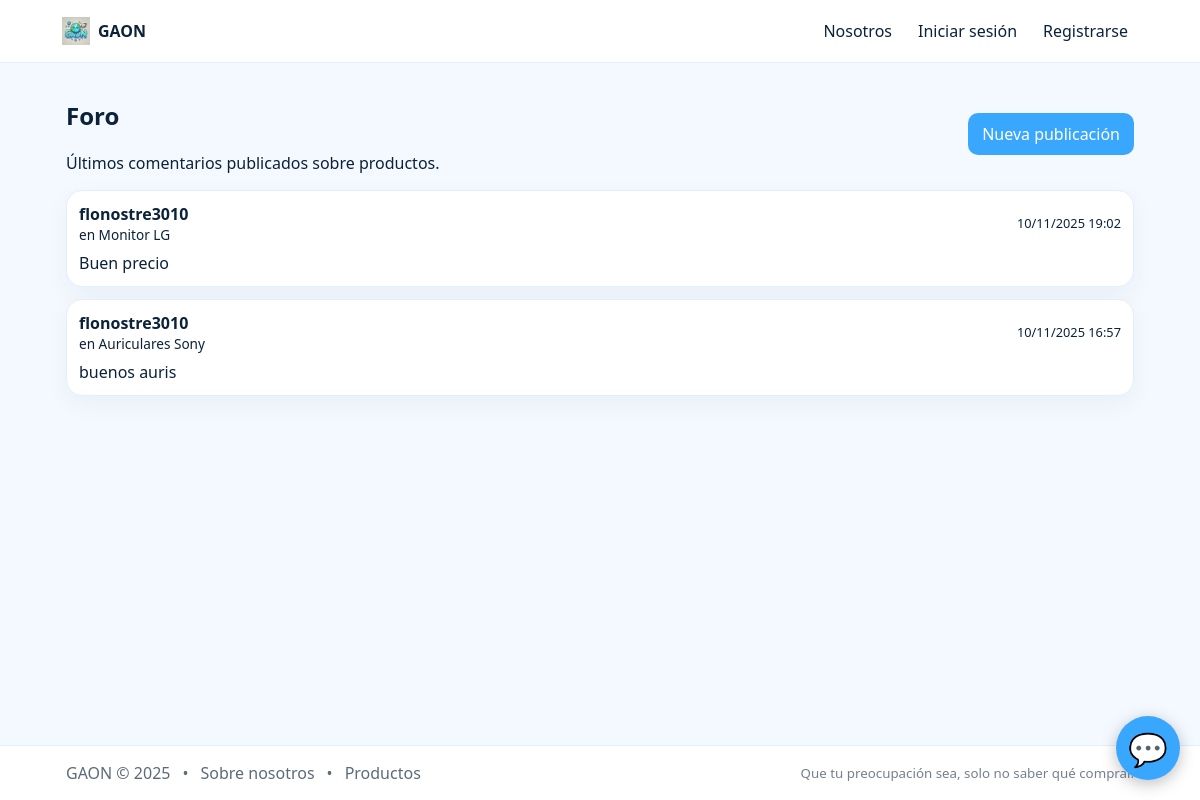
The app's page /foro/ (signed in) with its own data.
### foro/models.py (models this page shows, shortened)
class Comentario(models.Model):
    producto = models.ForeignKey(Product, on_delete=models.CASCADE)
    autor = models.ForeignKey(settings.AUTH_USER_MODEL, on_delete=models.CASCADE)
    texto = models.TextField()
    creado_en = models.DateTimeField(auto_now_add=True)

### users/models.py (models this page shows)
class CustomUser(AbstractUser):
    telefono = models.CharField(max_length=20, blank=True)
    rol = models.CharField(max_length=20, choices=[('cliente','Cliente'),('admin','Administrador')], default='cliente')
    def __str__(self):
        return self.username

### products/models.py (models this page shows, shortened)
class Product(models.Model):
    user = models.ForeignKey(
        settings.AUTH_USER_MODEL,
        on_delete=models.CASCADE,
        null=True,
        blank=True,
        related_name="products",
    )
    nombre = models.CharField(max_length=100)
    precio = models.DecimalField(max_digits=10, decimal_places=2)
    descripcion = models.TextField(blank=True)
    stock = models.IntegerField(default=0)
    imagen = models.ImageField(upload_to=product_upload_to, blank=True, null=True)
    image_url = models.URLField(blank=True)  # ⬅️ clave para usar imágenes reales de FakeStore
    activo = models.BooleanField(default=True)
    creado_en = models.DateTimeField(auto_now_add=True)
    class Meta:
        ordering = ["-creado_en"]

### foro/web_views.py (the view)
# urls.py: path('', foro_home, name='home'),
def foro_home(request):
    qs = Comentario.objects.select_related('autor', 'producto').order_by('-creado_en')
    paginator = Paginator(qs, 20)  # 20 comentarios por página
    page_number = request.GET.get('page') or 1
    page_obj = paginator.get_page(page_number)
    return render(request, 'foro/home.html', {'page_obj': page_obj})

### templates/foro/home.html (shortened to what this page needs)
{% extends 'base.html' %}
{% block content %}
<section class="section">
  <div style="display:flex;justify-content:space-between;align-items:center;gap:12px;">
    <div>
      <h1>Foro</h1>
      <p class="text-muted">Últimos comentarios publicados sobre productos.</p>
    </div>
    {% if request.user.is_authenticated %}
      <a class="btn" href="{% url 'foro:post-create' %}">Nueva publicación</a>
    {% else %}
      <a class="btn outline" href="/login/">Iniciar sesión para publicar</a>
    {% endif %}
  </div>
  <div style="display:flex;flex-direction:column;gap:12px;">
    {% for c in page_obj %}
      <div class="card pad">
        <div style="display:flex;justify-content:space-between;align-items:center;gap:8px;flex-wrap:wrap">
          <div>
            <strong style="font-size:1rem">{{ c.autor }}</strong>
            <div class="text-muted" style="font-size:.85rem">en <a href="/products/{{ c.producto.id }}/">{{ c.producto.nombre }}</a></div>
          </div>
          <div class="text-muted" style="font-size:.8rem">{{ c.creado_en|date:"SHORT_DATETIME_FORMAT" }}</div>
        </div>
        <div style="margin-top:8px; white-space:pre-wrap">{{ c.texto }}</div>
      </div>
    {% empty %}
      <div class="card pad">No hay comentarios publicados aún.</div>
    {% endfor %}
  </div>
</section>
{% endblock %}

### templates/base.html (style rules this page uses)
:root { --fg:#0b2239; --muted:#5b6b7a; --border:#e6eef7; --card:#ffffff; --bg:#f4f9ff; --brand:#3aa7ff; --brand-600:#1f8fe7; --brand-50:#eaf5ff; --ok:#16a085; --err:#c0392b; }
* { box-sizing:border-box }
html,body { height:100% }
body { margin:0; font-family: system-ui,Segoe UI,Roboto,Arial; color:var(--fg); display:flex; flex-direction:column; min-height:100vh; background:var(--bg); }
a { color:inherit; text-decoration:none }
.btn { background:var(--brand); color:#fff; border:0; border-radius:10px; padding:10px 14px; cursor:pointer }
.card { background:var(--card); border:1px solid var(--border); border-radius:16px; overflow:hidden; box-shadow:0 8px 24px rgba(28,66,104,.05) }
.pad { padding:12px }

### records on screen
Comentario: autor "flonostre3010", producto.nombre "Monitor LG", creado_en "10/11/2025 19:02", texto "Buen precio"
Comentario: autor "flonostre3010", producto.nombre "Auriculares Sony", creado_en "10/11/2025 16:57", texto "buenos auris"
